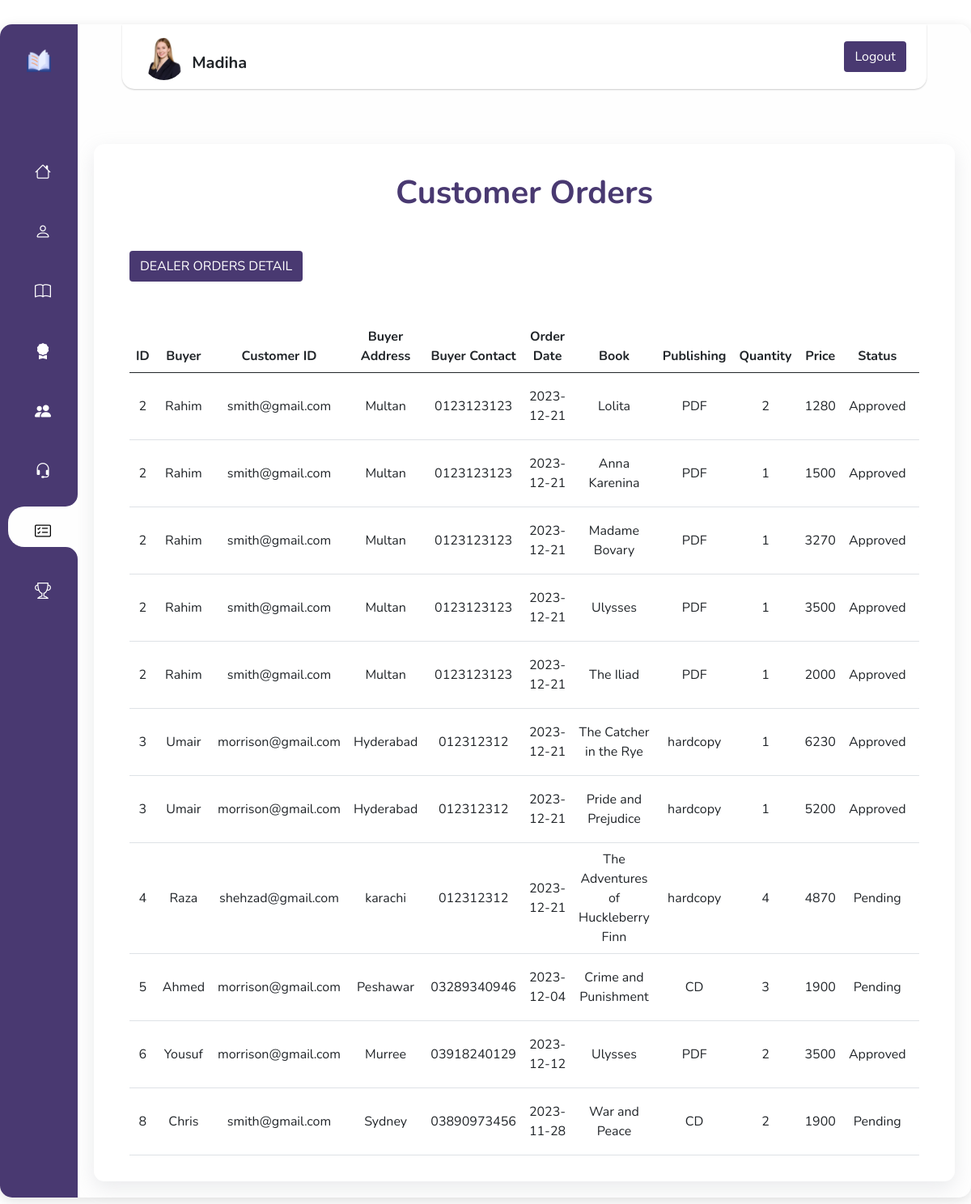
/dashboard/orders.php (signed in), run on the app's committed database.
### tables this page shows
CREATE TABLE `order_manager` (
  `m_id` int(11) NOT NULL,
  `name` varchar(250) DEFAULT NULL,
  `address` varchar(250) DEFAULT NULL,
  `contact` varchar(250) DEFAULT NULL,
  `order_date` date DEFAULT NULL,
  `status` varchar(250) DEFAULT 'pending',
  `customer_id` int(11) NOT NULL,
  `dealer_id` int(11) NOT NULL
);

CREATE TABLE `customer` (
  `c_id` int(11) NOT NULL,
  `c_name` varchar(250) DEFAULT NULL,
  `c_email` varchar(250) DEFAULT NULL,
  `c_contact` varchar(250) DEFAULT NULL,
  `c_password` varchar(250) DEFAULT NULL,
  `c_address` varchar(250) DEFAULT NULL,
  `c_img` varchar(255) DEFAULT NULL
);

CREATE TABLE `book_detail` (
  `b_id` int(11) NOT NULL,
  `b_name` varchar(250) DEFAULT NULL,
  `b_description` varchar(250) DEFAULT NULL,
  `b_author` varchar(250) DEFAULT NULL,
  `b_price` int(11) DEFAULT NULL,
  `thumbnail_img` varchar(250) DEFAULT NULL,
  `b_category` int(11) DEFAULT NULL,
  `b_file` varchar(250) DEFAULT NULL
);

CREATE TABLE `publishing_category` (
  `p_id` int(11) NOT NULL,
  `p_name` varchar(250) DEFAULT NULL,
  `p_price` int(11) DEFAULT NULL
);

CREATE TABLE `order_details` (
  `o_id` int(11) DEFAULT NULL,
  `book_id` int(11) DEFAULT NULL,
  `p_category` int(11) DEFAULT NULL,
  `quantity` int(11) DEFAULT NULL,
  `price` int(11) DEFAULT NULL
);

### dashboard/adminsession.php (called while the page is built, shortened)
<?php
include 'conn.php';
if(isset($_SESSION['adminid'])){
    $id = $_SESSION['adminid'];
    $query = "SELECT * FROM admins WHERE a_id = $id";
    $runn = mysqli_query($conn , $query);
    $rows = mysqli_fetch_array($runn);
    $user = $rows['a_name'];
}
else
header('location:adminlogin.php');
?>

### dashboard/orders.php (the view, shortened to what this page needs)
<?php
include "conn.php";
include 'adminsession.php';
?>
<!DOCTYPE html>
<html lang="en">
<head>
  <link rel="stylesheet" href="https://cdn.jsdelivr.net/npm/bootstrap@5.0.2/dist/css/bootstrap.min.css">
  <link rel="stylesheet" href="https://cdn.jsdelivr.net/npm/bootstrap-icons@1.11.2/font/bootstrap-icons.min.css">
  <link rel="stylesheet" href="https://stackpath.bootstrapcdn.com/font-awesome/4.7.0/css/font-awesome.min.css">
</head>
<body>
  <main>
    <nav class="main-menu">
      <a href="../index.php"> <img class="sidelogo" src="images/book.png" alt="" /></a>
      <br><br><br>
      <div class="row">
        <ul class="col">
          <li class="nav-item ">
            <a href="dashboard.php">
              <i class="bi bi-house nav-icon"></i>
            </a>
          </li>
          <br>
          <li class="nav-item">
            <a href="book.php">
              <i class="bi bi-person nav-icon"></i>
            </a>
          </li>
          <br>
          <li class="nav-item">
            <a href="publishbk.php">
              <i class="bi bi-book nav-icon"></i>
            </a>
          </li>
          <br>
          <li class="nav-item">
            <a href="complist.php">
              <i class="bi bi-award-fill nav-icon"></i>
            </a>
          </li>
          <br>
          <li class="nav-item ">
            <a href="customer.php">
              <i class="bi bi-people-fill nav-icon"></i>
            </a>
          </li>
          <br>
          <li class="nav-item">
            <a href="dealer.php">
              <i class="bi bi-headset nav-icon"></i>
            </a>
          </li>
          <br>
          <li class="nav-item active">
            <b></b>
            <b></b>
            <a href="orders.php">
              <i class="bi bi-card-checklist nav-icon"></i>
            </a>
          </li>
          <br>
          <li class="nav-item">
            <a href="winners.php">
              <i class="bi bi-trophy nav-icon"></i>
            </a>
          </li>
        </ul>
      </div>
    </nav>
    <header>
      <div class="nav-wrapper">
        <div class="logo-container">
          <img class="rounded-circle mt-1" src="<?php echo "images/" . $rows['a_img'] ?>" width="53">
          <h5 class="text-center text-dark mt-4 mx-2 fw-bolder">
            <?php echo $user; ?>
          </h5>
        </div>
        <nav>
          <a href="adminlogout.php" class="btn btncolor" tabindex="-1" role="button" aria-disabled="true">Logout</a>
        </nav>
      </div>
      <br><br>
      <section>
        <h1 class="text-center fw-bold" style="color: rgb(73, 57, 113);" 7>Customer Orders</h1>
        <div class="container mt-5">
          <a class="btn btncolor" data-bs-theme="dark" href="dealerorder.php">DEALER ORDERS DETAIL</a>
          <div class="table-responsive">
          <table class="table mt-5 text-center align-middle">
            <thead>
              <tr>
                <th>ID</th>
                <th>Buyer</th>
                <th>Customer ID</th>
                <th>Buyer Address</th>
                <th>Buyer Contact</th>
                <th>Order Date</th>
                <th>Book</th>
                <th>Publishing</th>
                <th>Quantity</th>
                <th>Price</th>
                <th>Status</th>
                <th>Actions</th>
              </tr>
            </thead>
            <tbody>
                        <?php
                            $query = "SELECT order_manager.* , order_details.* , book_detail.b_name , customer.c_email , publishing_category.p_name  from order_manager INNER JOIN order_details ON order_manager.m_id = order_details.o_id INNER JOIN book_detail ON order_details.book_id = book_detail.b_id INNER JOIN customer ON order_manager.customer_id = customer.c_id INNER JOIN publishing_category ON order_details.p_category = publishing_category.p_id";
                            $run = mysqli_query($conn ,$query);
                            if(mysqli_num_rows($run)){
                                while($row = mysqli_fetch_array($run)){
                        ?>
                        <tr>
                            <td class="col-0"><?php echo $row['m_id']?></td>
                            <td class="col-0"><?php echo $row['name']?></td>
                            <td class="col-0"><?php echo $row['c_email']?></td>
                            <td class="col-0"><?php echo $row['address']?></td>
                            <td class="col-0"><?php echo $row['contact']?></td>
                            <td class="col-2"><?php echo $row['order_date']?></td>
                            <td class="col-0"><?php echo $row['b_name']?></td>
                            <td class="col-0"><?php echo $row['p_name']?></td>
                            <td class="col-0"><?php echo $row['quantity']?></td>
                            <td class="col-0"><?php echo $row['price']?></td>
                            <td class="col-0"><?php echo $row['status']?></td>
                            <td>
<br>
                 </td>
                        </tr>
                        <?php
                                }
                            }
                        ?>
                    </tbody>
          </table>
          </div>
        </div>
      </section>
    </header>
  </main>
</body>
</html>

### dashboard/orders.php (style rules this page uses)
*, *::before, *::after { box-sizing: border-box; padding: 0; margin: 0; }
nav { user-select: none; -webkit-user-select: none; -moz-user-select: none; -ms-user-select: none; -o-user-select: none; }
nav ul, nav ul li { outline: 0; }
nav ul li a { text-decoration: none; }
body { font-family: "Nunito", sans-serif; display: flex; align-items: center; justify-content: center; min-height: 100vh; background-image: url(images/); background-repeat: no-repeat; background-size: cover; }
main { display: grid; grid-template-columns: 13% 87%; min-height: 100vh; width: 100%; margin: 40px; background: rgb(254, 254, 254); box-shadow: 0 0.5px 0 1px rgba(255, 255, 255, 0.23) inset, 0 1px 0 0 rgba(255, 255, 255, 0.66) inset, 0 4px 16px rgba(0, 0, 0, 0.12); border-radius: 15px; z-index: 10; }
.main-menu { overflow: hidden; background: rgb(73, 57, 113); padding-top: 10px; border-radius: 15px 0 0 15px; font-family: "Roboto", sans-serif; }
.sidelogo { display: none; }
.nav-item { position: relative; display: block; }
.nav-item a { position: relative; display: flex; flex-direction: row; align-items: center; justify-content: center; color: #fff; font-size: 1rem; padding: 15px 0; margin-left: 10px; border-top-left-radius: 20px; border-bottom-left-radius: 20px; }
.nav-item b:nth-child(1) { position: absolute; top: -15px; height: 15px; width: 100%; background: #fff; display: none; }
.nav-item b:nth-child(1)::before { content: ""; position: absolute; top: 0; left: 0; width: 100%; height: 100%; border-bottom-right-radius: 20px; background: rgb(73, 57, 113); }
.nav-item b:nth-child(2) { position: absolute; bottom: -15px; height: 15px; width: 100%; background: #fff; display: none; }
.nav-item b:nth-child(2)::before { content: ""; position: absolute; top: 0; left: 0; width: 100%; height: 100%; border-top-right-radius: 20px; background: rgb(73, 57, 113); }
.nav-item.active b:nth-child(1), .nav-item.active b:nth-child(2) { display: block; }
.nav-item.active a { text-decoration: none; color: #000; background: rgb(254, 254, 254); }
.nav-icon { width: 60px; height: 20px; font-size: 20px; text-align: center; }
@media (max-width: 1500px) { main { grid-template-columns: 6% 94%; } }
@media (max-width: 1500px) { .sidelogo { display: block; width: 30px; margin: 20px auto; } }
@media (max-width: 1310px) { main { grid-template-columns: 8% 92%; margin: 30px; } }
h1 { margin: 20px 0; color: #fff; }
.nav-wrapper { display: flex; position: relative; flex-direction: row; flex-wrap: nowrap; align-items: center; justify-content: space-between; margin: auto; width: 90%; height: 80px; border-radius: 0 0 15px 15px; padding: 0 25px; z-index: 2; background: #fff; box-shadow: 0 1px 2px rgba(0, 0, 0, 0.2); }
.logo-container { display: flex; justify-content: center; align-items: center; }
a { text-decoration: none; color: black; }
.btncolor { background: rgb(73, 57, 113); color: white; }
section { padding: 1rem 2rem; background-color: #fff; box-shadow: rgba(149, 157, 165, 0.2) 0px 8px 24px; border-radius: .8rem; }
section { margin: 20px; }

### data on the page
order_manager: m_id "2", name "Rahim", customer.c_email "smith@gmail.com", address "Multan", contact "0123123123", order_date "2023-12-21", book_detail.b_name "Lolita", publishing_category.p_name "PDF", order_details.quantity "2", order_details.price "1280", status "Approved", book_detail.b_name "Anna Karenina", order_details.quantity "1", order_details.price "1500", book_detail.b_name "Madame Bovary", order_details.price "3270", book_detail.b_name "Ulysses", order_details.price "3500", book_detail.b_name "The Iliad", order_details.price "2000"
order_manager: m_id "3", name "Umair", customer.c_email "morrison@gmail.com", address "Hyderabad", contact "012312312", order_date "2023-12-21", book_detail.b_name "The Catcher in the Rye", publishing_category.p_name "hardcopy", order_details.quantity "1", order_details.price "6230", status "Approved", book_detail.b_name "Pride and Prejudice", order_details.price "5200"
order_manager: m_id "4", name "Raza", customer.c_email "shehzad@gmail.com", address "karachi", contact "012312312", order_date "2023-12-21", book_detail.b_name "The Adventures of Huckleberry Finn", publishing_category.p_name "hardcopy", order_details.quantity "4", order_details.price "4870", status "Pending"
order_manager: m_id "5", name "Ahmed", customer.c_email "morrison@gmail.com", address "Peshawar", contact "03289340946", order_date "2023-12-04", book_detail.b_name "Crime and Punishment", publishing_category.p_name "CD", order_details.quantity "3", order_details.price "1900", status "Pending"
order_manager: m_id "6", name "Yousuf", customer.c_email "morrison@gmail.com", address "Murree", contact "03918240129", order_date "2023-12-12", book_detail.b_name "Ulysses", publishing_category.p_name "PDF", order_details.quantity "2", order_details.price "3500", status "Approved"
order_manager: m_id "8", name "Chris", customer.c_email "smith@gmail.com", address "Sydney", contact "03890973456", order_date "2023-11-28", book_detail.b_name "War and Peace", publishing_category.p_name "CD", order_details.quantity "2", order_details.price "1900", status "Pending"

### other printed values
$user "Madiha"
